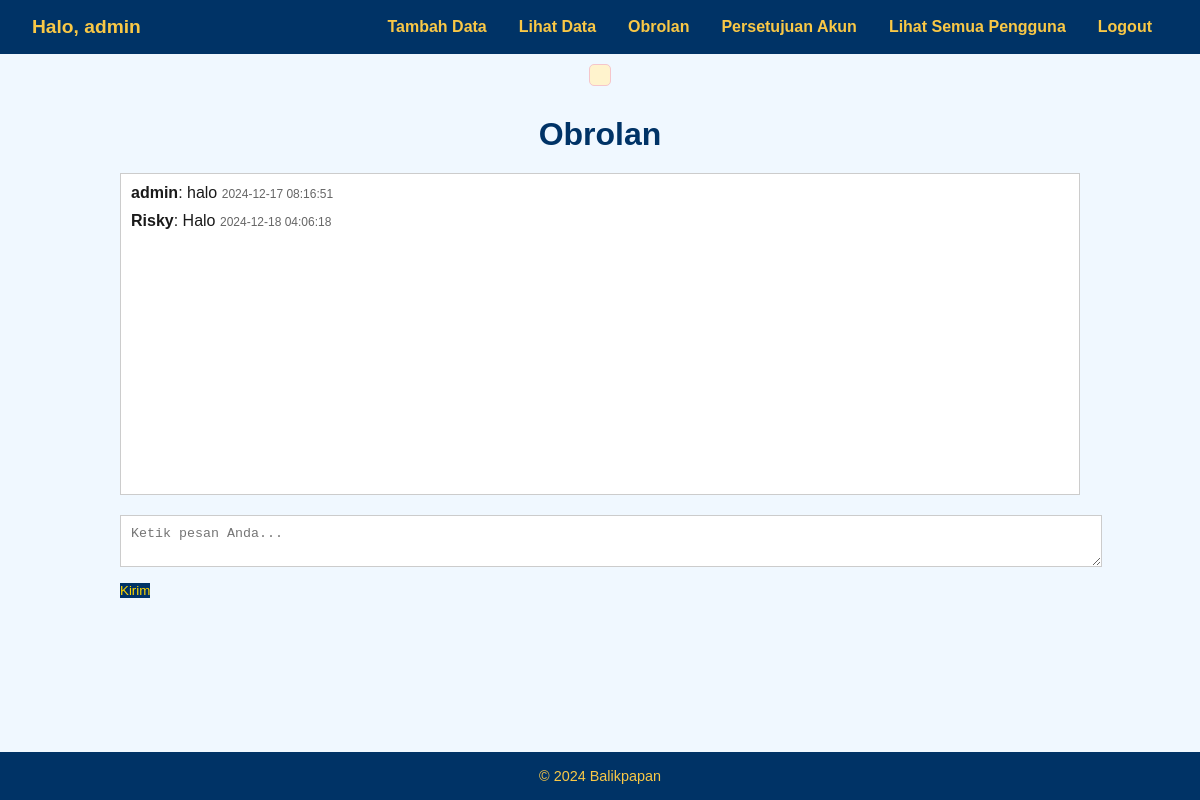
The page /chat (signed in) on the database its author committed.
### tables this page shows
CREATE TABLE obrolan (
        id INTEGER PRIMARY KEY AUTOINCREMENT,
        username TEXT NOT NULL,
        message TEXT NOT NULL,
        timestamp DATETIME DEFAULT CURRENT_TIMESTAMP
    );

### app.py (the view)
@app.route('/chat', methods=['GET', 'POST'])
def chat():
    if 'username' not in session:
        return redirect('/login')
    conn = sqlite3.connect("billing_system.db")
    cursor = conn.cursor()
    if request.method == 'POST':
        message = request.form['message'].strip()
        if message:
            cursor.execute("INSERT INTO obrolan (username, message) VALUES (?, ?)", (session['username'], message))
            conn.commit()
    cursor.execute("SELECT username, message, timestamp FROM obrolan ORDER BY timestamp ASC")
    chat_history = cursor.fetchall()
    conn.close()
    return render_template("chat.html", chat_history=chat_history)

### app.py (called while the page is built)
@app.before_request
def check_session():
    if 'username' not in session and request.endpoint != 'login' and request.endpoint not in ['static']:
        if not getattr(request, 'is_redirecting', False):
            flash("Sesi Anda telah berakhir.")
            request.is_redirecting = True
        return redirect('/login')

@app.before_request
def handle_session():
    if 'username' in session:
        session.permanent = False  # Tetapkan sesi sementara
        session.modified = True    # Perbarui waktu sesi
    elif request.endpoint not in ('login', 'register', 'static'):
        flash("Sesi Anda telah berakhir. Silakan login kembali.")
        return redirect('/login')

### templates/chat.html (shortened to what this page needs)
<!DOCTYPE html>
<html lang="id">
<head>
</head>
<body>
    {% extends "base.html" %}
{% block content %}
    <h1>Obrolan</h1>
    <div class="chat-container">
        <div class="chat-box">
            {% for chat in chat_history %}
                <div class="chat-message">
                    <strong>{{ chat[0] }}</strong>: {{ chat[1] }}
                    <span class="timestamp">{{ chat[2] }}</span>
                </div>
            {% endfor %}
        </div>
        <form method="POST">
            <textarea name="message" placeholder="Ketik pesan Anda..." required></textarea>
            <button type="submit">Kirim</button>
        </form>
    </div>
    {% endblock %}

### templates/base.html (shortened to what this page needs)
<!DOCTYPE html>
<html lang="en">
<head>
    <link rel="stylesheet" href="{{ url_for('static', filename='css/all.css') }}">
</head>
<body>
    <nav>
        <div>
            {% if session['username'] %}
                <span>Halo, {{ session['username'] }}</span>
            {% endif %}
        </div>
        <div>
            <a href="/form">Tambah Data</a>
            <a href="/report">Lihat Data</a>
            <a href="/chat">Obrolan</a>
            {% if session['role'] == 'admin' %}
                <a href="/admin_requests">Persetujuan Akun</a>
                <a href="/view_users">Lihat Semua Pengguna</a>
            {% endif %}
            <a href="/logout">Logout</a>
        </div>
    </nav>
    <div class="flash-messages">
    </div>
    {% block content %}{% endblock %}
    <footer>
        <p>&copy; 2024 Balikpapan</p>
    </footer>
</body>
</html>

### static/css/all.css (style rules this page uses)
body, h2, p, a, input, button, form, nav { margin: 0; padding: 0; box-sizing: border-box; font-family: Arial, sans-serif; }
body { background-color: #f0f8ff; color: #1a1a1a; display: flex; flex-direction: column; min-height: 100vh; }
nav { background-color: #003366; color: white; display: flex; justify-content: space-between; align-items: center; padding: 1rem 2rem; }
nav div { display: flex; align-items: center; }
nav span { color: #f9c846; font-size: 1.2rem; font-weight: bold; margin-right: 2rem; }
nav a { color: #f9c846; text-decoration: none; margin: 0 1rem; font-weight: bold; transition: color 0.3s ease; font-size: 1rem; }
footer { background-color: #003366; color: #f9c846; text-align: center; padding: 1rem; margin-top: auto; font-size: 0.9rem; }

### templates/chat.html (style rules this page uses)
body { font-family: Arial, sans-serif; margin: 0; background-color: #f4f4f4; color: #333; }
h1 { text-align: center; color: #003366; margin: 20px 0; }
.chat-container { width: 80%; margin: 0 auto; }
.chat-box { background-color: #fff; border: 1px solid #ccc; height: 300px; overflow-y: scroll; padding: 10px; margin-bottom: 20px; }
.chat-message { margin-bottom: 10px; }
.timestamp { font-size: 12px; color: #666; }
textarea { width: 100%; padding: 10px; margin-bottom: 10px; border: 1px solid #ccc; }
button { background-color: #003366; color: #FFD700; padding: 10px 20px; border: none; cursor: pointer; }

### templates/base.html (style rules this page uses)
.flash-messages { margin: 10px auto; padding: 10px; max-width: 800px; border-radius: 5px; background-color: #fff3cd; border: 1px solid #f5c6cb; }

### rows shown on the page
obrolan: username "admin", message "halo", timestamp "2024-12-17 08:16:51"
obrolan: username "Risky", message "Halo", timestamp "2024-12-18 04:06:18"
